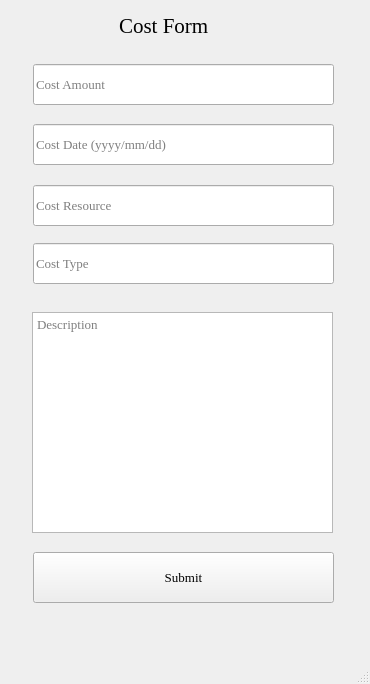
<?xml version="1.0" encoding="UTF-8"?>
<ui version="4.0">
 <class>MainWindow</class>
 <widget class="QMainWindow" name="MainWindow">
  <property name="geometry">
   <rect>
    <x>0</x>
    <y>0</y>
    <width>370</width>
    <height>684</height>
   </rect>
  </property>
  <property name="font">
   <font>
    <pointsize>14</pointsize>
   </font>
  </property>
  <property name="windowTitle">
   <string>MainWindow</string>
  </property>
  <widget class="QWidget" name="centralwidget">
   <widget class="QLabel" name="cost_form_label">
    <property name="geometry">
     <rect>
      <x>119</x>
      <y>5</y>
      <width>131</width>
      <height>41</height>
     </rect>
    </property>
    <property name="font">
     <font>
      <family>Times New Roman</family>
      <pointsize>16</pointsize>
     </font>
    </property>
    <property name="text">
     <string>Cost Form</string>
    </property>
   </widget>
   <widget class="QLineEdit" name="cost_amount">
    <property name="geometry">
     <rect>
      <x>33</x>
      <y>64</y>
      <width>301</width>
      <height>41</height>
     </rect>
    </property>
    <property name="font">
     <font>
      <family>Times New Roman</family>
      <pointsize>10</pointsize>
     </font>
    </property>
    <property name="placeholderText">
     <string>Cost Amount</string>
    </property>
   </widget>
   <widget class="QLineEdit" name="cost_date">
    <property name="geometry">
     <rect>
      <x>33</x>
      <y>124</y>
      <width>301</width>
      <height>41</height>
     </rect>
    </property>
    <property name="font">
     <font>
      <family>Times New Roman</family>
      <pointsize>10</pointsize>
     </font>
    </property>
    <property name="placeholderText">
     <string>Cost Date (yyyy/mm/dd)</string>
    </property>
   </widget>
   <widget class="QLineEdit" name="cost_resource">
    <property name="geometry">
     <rect>
      <x>33</x>
      <y>185</y>
      <width>301</width>
      <height>41</height>
     </rect>
    </property>
    <property name="font">
     <font>
      <family>Times New Roman</family>
      <pointsize>10</pointsize>
     </font>
    </property>
    <property name="text">
     <string/>
    </property>
    <property name="placeholderText">
     <string>Cost Resource</string>
    </property>
   </widget>
   <widget class="QTextEdit" name="description_cost">
    <property name="geometry">
     <rect>
      <x>32</x>
      <y>312</y>
      <width>301</width>
      <height>221</height>
     </rect>
    </property>
    <property name="font">
     <font>
      <family>Times New Roman</family>
      <pointsize>10</pointsize>
     </font>
    </property>
    <property name="placeholderText">
     <string>Description</string>
    </property>
   </widget>
   <widget class="QLineEdit" name="cost_type">
    <property name="geometry">
     <rect>
      <x>33</x>
      <y>243</y>
      <width>301</width>
      <height>41</height>
     </rect>
    </property>
    <property name="font">
     <font>
      <family>Times New Roman</family>
      <pointsize>10</pointsize>
     </font>
    </property>
    <property name="text">
     <string/>
    </property>
    <property name="placeholderText">
     <string>Cost Type</string>
    </property>
   </widget>
   <widget class="QPushButton" name="submit_cost_page_btn">
    <property name="geometry">
     <rect>
      <x>33</x>
      <y>552</y>
      <width>301</width>
      <height>51</height>
     </rect>
    </property>
    <property name="font">
     <font>
      <family>Times New Roman</family>
      <pointsize>10</pointsize>
     </font>
    </property>
    <property name="text">
     <string>Submit</string>
    </property>
   </widget>
  </widget>
  <widget class="QMenuBar" name="menubar">
   <property name="geometry">
    <rect>
     <x>0</x>
     <y>0</y>
     <width>370</width>
     <height>36</height>
    </rect>
   </property>
  </widget>
  <widget class="QStatusBar" name="statusbar"/>
 </widget>
 <resources/>
 <connections/>
</ui>
